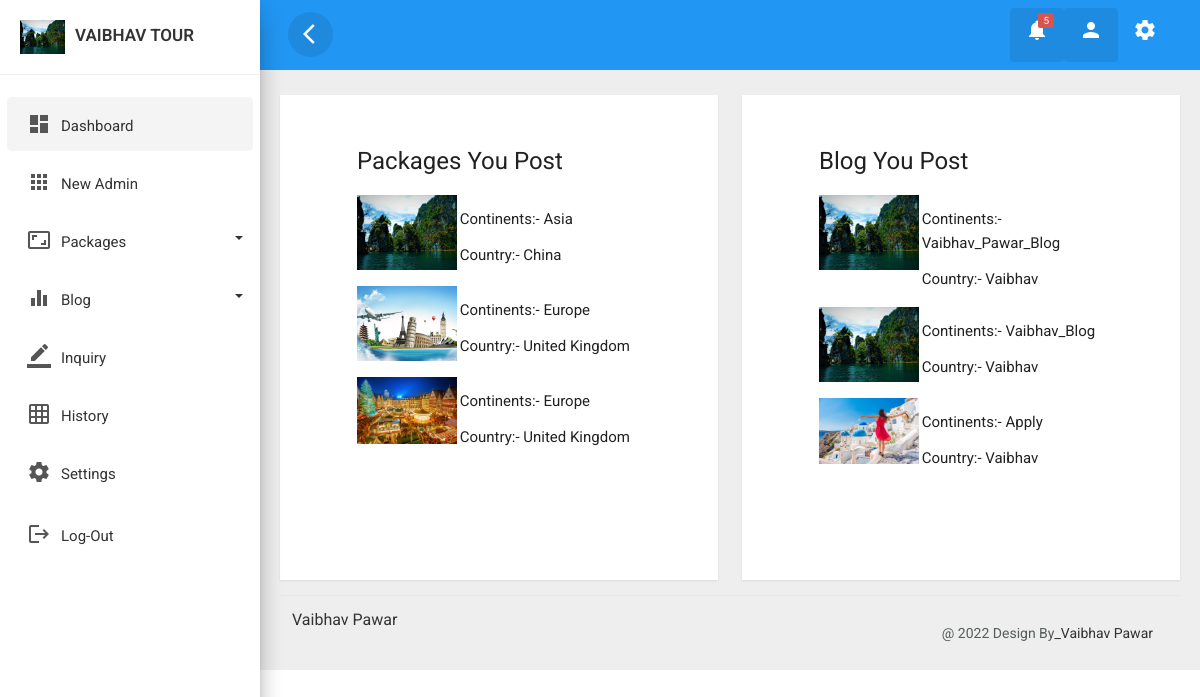
Screenshot of /admin/Histry.php (signed in) with the database file from the repository.
### tables this page shows
CREATE TABLE `pakages` (
  `ID` int(15) NOT NULL,
  `Name` varchar(255) NOT NULL,
  `email` varchar(255) NOT NULL,
  `Continents` varchar(255) NOT NULL,
  `Country` varchar(255) NOT NULL,
  `Min_Age` varchar(255) NOT NULL,
  `Diff` varchar(255) NOT NULL,
  `Type` varchar(255) NOT NULL,
  `Days` varchar(255) NOT NULL,
  `pic_1` varchar(355) NOT NULL,
  `pic_2` varchar(355) NOT NULL,
  `pic_3` varchar(255) NOT NULL,
  `pic_4` varchar(255) NOT NULL,
  `pic_5` varchar(255) NOT NULL,
  `pic_6` varchar(255) NOT NULL,
  `Date` date NOT NULL DEFAULT current_timestamp()
);

CREATE TABLE `blog` (
  `ID` int(15) NOT NULL,
  `title` varchar(255) NOT NULL,
  `name` varchar(255) NOT NULL,
  `email` varchar(255) NOT NULL,
  `short_des` varchar(1000) NOT NULL,
  `long_des` varchar(2000) NOT NULL,
  `pic_1` varchar(355) NOT NULL,
  `pic_2` varchar(255) NOT NULL,
  `pic_3` varchar(255) NOT NULL,
  `pic_4` varchar(255) NOT NULL,
  `Date` date NOT NULL DEFAULT current_timestamp()
);

### admin/Histry.php (the view, shortened to what this page needs)
<!doctype html>
<html lang="en">
<head>
    <link rel="stylesheet" href="css/bootstrap.min.css">
    <link href="https://cdn.jsdelivr.net/npm/bootstrap@5.0.2/dist/css/bootstrap.min.css" rel="stylesheet">
    <link rel="stylesheet" href="css/custom.css">
    <link rel="stylesheet" href="https://cdn.jsdelivr.net/npm/bootstrap-icons@1.9.1/font/bootstrap-icons.css">
</head>
<body>
    <div class="wrapper">
        <div id="content">
            <?php include 'topnavbar.php' ?>
            <div class="main-content">
                <div class="row ">
                <div class="col-lg-6 col-md-12 ">
                        <div class="card" style="min-height: 485px">
                            <div class="row justify-content-around">
                                <div class="col-md-8 mt-5">
                                    <h4>Packages You Post</h4>
                                    <?php $email = $_SESSION['email'];
                                    $pack_select = "select * from pakages where email='$email'";
                                    $query = mysqli_query($con, $pack_select);
                                    while ($row = mysqli_fetch_array($query)) {
                                        if ($query) {
                                    ?>
                                            <div class="row mt-3">
                                                <div class="col-md-4">
                                                    <img src="../Upload/Gallery/<?php echo $row['pic_1'];  ?>" width="100px" alt="" srcset="">
                                                </div>
                                                <div class="col-md-8">
                                                    <p>Continents:- <?php echo $row['Continents'];  ?></p>
                                                    <p>Country:- <?php echo $row['Country'];  ?></p>
                                                </div>
                                            </div>
                                    <?php
                                        }
                                    }
                                    ?>
                                </div>
                            </div>
                        </div>
                    </div>
                    <div class="col-lg-6 col-md-12 ">
                        <div class="card" style="min-height: 485px">
                            <div class="row justify-content-around">
                                <div class="col-md-8 mt-5">
                                    <h4>Blog You Post</h4>
                                    <?php $email = $_SESSION['email'];
                                    $pack_select = "select * from blog where email='$email'";
                                    $query = mysqli_query($con, $pack_select);
                                    while ($row = mysqli_fetch_array($query)) {
                                        if ($query) {
                                    ?>
                                            <div class="row mt-3">
                                                    <div class="col-md-4">
                                                 <img src="../Upload/Gallery/<?php echo $row['pic_1'];  ?>" width="100px" alt="" srcset="">
                                                    </div>
                                                    <div class="col-md-8">
                                                        <p >Continents:- <?php echo $row['title'];  ?></p>
                                                        <p >Country:- <?php echo $row['name'];  ?></p>
                                                    </div>
                                                </div>
                                    <?php
                                        }
                                    }
                                    ?>
                                </div>
                            </div>
                        </div>
                    </div>
                </div>
            </div>
        </div>
    </div>
</body>
</html>

### admin/topnavbar.php (shortened to what this page needs)
<div class="top-navbar">
<nav class="navbar navbar-expand-lg">
    <div class="container-fluid">
        <button type="button" id="sidebarCollapse" class="d-xl-block d-lg-block d-md-mone d-none">
            <span class="material-icons">arrow_back_ios</span>
        </button>
        <div class="collapse navbar-collapse d-lg-block d-xl-block d-sm-none d-md-none d-none" id="navbarSupportedContent">
            <ul class="nav navbar-nav ml-auto">
                <li class="dropdown nav-item active">
                    <a href="#" class="nav-link" data-toggle="dropdown">
                       <span class="material-icons">notifications</span>
                       <span class="notification">5</span>
                   </a>
                </li>
                <?php
                            $email = $_SESSION['email'];
                            include 'DB.php';
                            $query = "SELECT * FROM login WHERE email = '$email' ";
                            $result = mysqli_query($con, $query);
                            while ($row = mysqli_fetch_array($result)) {
                            ?>
                <li class="dropdown nav-item active">
                    <a href="#" class="nav-link" data-toggle="dropdown">
                       <span class="material-icons">person</span>
                   </a>
                </li>
                <?php } ?>
                <li class="nav-item">
                    <a class="nav-link" href="profile.php">
                    <span class="material-icons">settings</span>
                    </a>
                </li>
            </ul>
        </div>
    </div>
</nav>
</div>

### admin/css/custom.css (style rules this page uses)
body, html { line-height: 1.8; font-family: 'Roboto', sans-serif; color: #555e58; text-transform:capitalize; text-rendering: optimizeLegibility !important; -webkit-font-smoothing: antialiased !important; font-weight: 400; margin:0px; padding:0px; }
h1, h2, h3, h4, h5, h6, .h1, .h2, .h3, .h4 { font-weight: 400; line-height: 1.5em; }
p { font-size: 15px; margin: 12px 0 0; line-height: 24px; }
a { color: #333; font-weight: 400; }
button { cursor:pointer; }
ul, ol { padding: 0; margin:0px; list-style: none; }
a, a:hover, a:focus { color: #333; text-decoration: none; transition: all 0.3s; }
.material-icons { font-family: 'Material Icons'; font-weight: normal; font-style: normal; font-size: 24px; display: inline-block; line-height: 1; text-transform: none; letter-spacing: normal; word-wrap: normal; white-space: nowrap; direction: ltr; -webkit-font-smoothing: antialiased; text-rendering: optimizeLegibility; -moz-osx-font-smoothing: grayscale; font-feature-settings: 'liga'; }
.wrapper { position: relative; width:100%; overflow:auto; }
#sidebar { position:fixed; height:100vh!important; top: 0; bottom: 0; left: 0; z-index:11; width: 260px; overflow:auto; transition:all 0.3s ; background: #FFFFFF; box-shadow: 0 10px 30px -12px rgb(0 0 0 / 42%), 0 4px 25px 0px rgb(0 0 0 / 12%), 0 8px 10px -5px rgb(0 0 0 / 20%); }
#sidebar .sidebar-header { padding:20px; background-color:#ffffff; border-bottom:1px solid #eee; }
.sidebar-header h3 { color:#333; font-size:17px; margin:0px; text-transform:uppercase; transition:all 0.5s ease; font-weight:600; }
.sidebar-header h3 img { width:45px; margin-right:10px; }
#sidebar ul li { padding:2px 7px; }
#sidebar ul li.active>a { color: #333; background-color: rgba(200, 200, 200, 0.2); }
.dropdown-toggle::after { position: absolute; right: 10px; top: 23px; }
#sidebar ul.components { padding: 20px 0; }
#sidebar ul li a { padding: 10px; line-height: 30px; border-radius:5px; font-size: 15px; position:relative;' font-weight: 400; display: block; }
#sidebar ul li a span { text-transform:capitalize; display:inline-block; }
#sidebar ul li a i { position: relative; margin-right: 10px; top: 5px; color: #555555; margin-left: 10px; }
#content { position: relative; transition: all 0.3s; background-color: #EEEEEE; }
.top-navbar { width:100%; z-index:9; position:relative; }
.main-content { padding:10px 20px 0px 20px; position: relative; width: 100%; }
.navbar { background-color: #2196F3; color: #FFFFFF; }
.navbar button { background-color:transparent; border:none; }
.navbar button span { color:#fff; }
#sidebarCollapse { border-radius:50%; width:45px; height:45px; text-align:center; line-height:45px; margin-right:20px; border:none; color: #FFFFFF; background-color: rgba(0, 0, 0, 0.09); }
#sidebarCollapse span { margin: 9px; padding: 0px; }
.navbar-nav > li.active { color: #FFFFFF; border-radius:4px; background-color: rgba(0, 0, 0, 0.08); }
.navbar-nav > li > a { color: #FFFFFF; }
.navbar .notification { position: absolute; top: 5px; right: 10px; display: block; font-size: 9px; border: 0px; font-size: 10px; background: #d9534f; min-width: 15px; text-align: center; padding: 1px 5px; height: 15px; border-radius: 2px; line-height: 14px; }
.navbar-nav li a { position: relative; display: block; padding: 10px 15px!important; }
.card { margin: 10px 0; }
.card { border-radius: 0px!important; }
.card { display: inline-block; position: relative; border:none!important; width: 100%; margin:15px 0; box-shadow: 0 1px 2px rgb(0 0 0 / 8%); border-radius: 6px; color: rgba(0,0,0, 0.87); background: #fff; }
.footer { border-top: 1px solid #e7e7e7; }
footer { padding: 10px 0; position:relative; width:100%; }
footer .copyright { padding: 15px; font-size:14px; margin: 0; }
@media only screen and (min-width:992px) { #content { width: calc(100% - 260px); position: relative; float: right; transition: all 0.3s; background-color: #EEEEEE; } }

### rows the page displays
pakages: pic_1 (picture), Continents "Asia", Country "China"
pakages: pic_1 (picture), Continents "Europe", Country "United Kingdom"
pakages: pic_1 (picture), Continents "Europe", Country "United Kingdom"
blog: pic_1 (picture), title "Vaibhav_Pawar_Blog", name "Vaibhav"
blog: pic_1 (picture), title "Vaibhav_Blog", name "Vaibhav"
blog: pic_1 (picture), title "Apply", name "Vaibhav"
